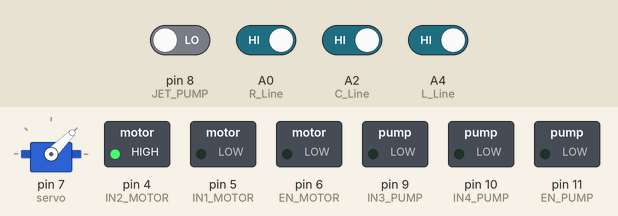
Bench run of a sketch on a simulated Arduino Uno, built with avr-gcc and run on an emulated ATmega328P. On the bench: servo, switched loads named in the sketch (green lamp = pin HIGH). The test bench sets the inputs (shaded band); at power-on: A0 (R_Line), A2 (C_Line), A4 (L_Line) HIGH, pin 8 (JET_PUMP) LOW. What the sketch prints to the serial monitor is not drawn.

Above: at 1.2 s.
1.3 s: A0 (R_Line) driven LOW
At 2.8 s:
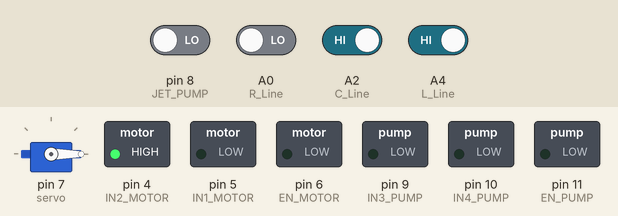
4.3 s: A4 (L_Line) driven LOW
At 6.8 s:
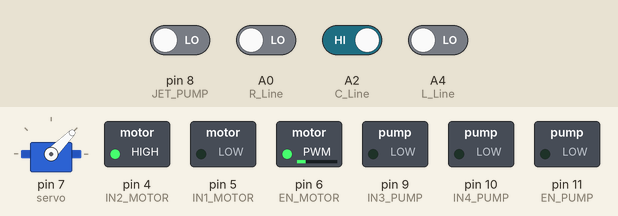
7.3 s: pin 8 (JET_PUMP) driven HIGH
At 7.9 s:
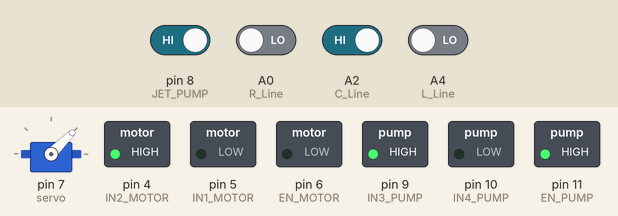
10.3 s: A0 (R_Line) driven HIGH
At 12.0 s:
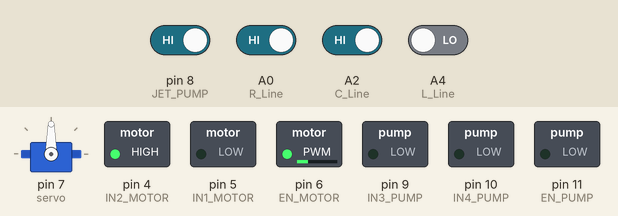
13.3 s: A4 (L_Line) driven HIGH
At 14.5 s:
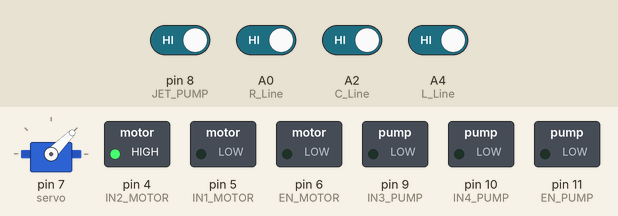
14.8 s: A4 (L_Line) driven LOW
At 15.8 s:
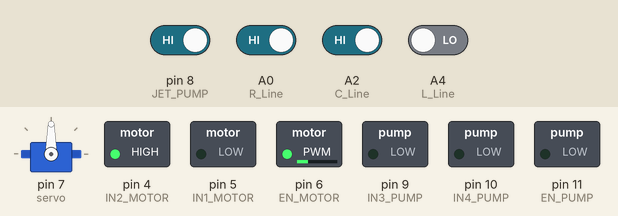
Timing chart, 0 to 17.3 s (numbered marks = the images above; inputs shaded):
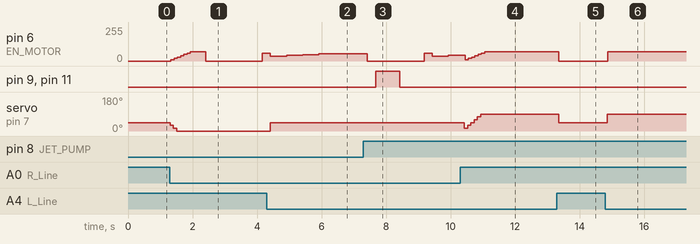

The sketch:

test.ino
```cpp
#include <Servo.h> //Servo 라이브러리

Servo servo;      // Servo 클래스로 servo객체 생성

// 모터속도인가변수 중앙, 우측, 좌측 순
int spd_c=30; int spd_r=0; int spd_l=0;

#define EN_MOTOR  6   // 모터의 Enable & PWM
#define IN1_MOTOR  5      // 구동 모터 제어선 IN1
#define IN2_MOTOR  4      // 구동 모터 제어선 IN2
#define JET_PUMP 8
#define IN3_PUMP 9 // 펌프 제어
#define IN4_PUMP 10
#define EN_PUMP 11 // 펌프 제어
#define ARD_DIST 3

//const int INTERRUPT_PIN = 2;  // 인터럽트 핀

int value = 45;
const int ANGLE = 45; // 다른 방향에서 직진으로 바뀔 때 돌아와야할 각도
int L_Line = A4;      // 왼쪽 라인트레이서 센서는 A4 핀에 연결
int C_Line = A2;      // 가운데 라인트레이서 센서는 A2 핀에 연결
int R_Line = A0;     // 오른쪽 라인트레이서 센서는 A0 핀에 연결

int SL = 0; int SC = 0; int SR = 0; // 라인트레이싱용 변수
int cnt=0; int cnt_r=0; int cnt_l=0;

int cnt_mov = 0;

void setup()
{
  Serial.begin(9600); // 시리얼 모니터 사용
  servo.attach(7);     //맴버함수인 attach : 핀 설정 digital 7
  servo.write(ANGLE); // 정면을 바라보는 각도값
  pinMode(EN_MOTOR,OUTPUT); // 모터 출력을 위한 설정
  pinMode(IN1_MOTOR,OUTPUT); // 모터 방향을 위한 설정
  pinMode(IN2_MOTOR,OUTPUT); // 모터 방향을 위한 설정
  pinMode(EN_PUMP,OUTPUT);  // 펌프 출력을 위한 설정
  pinMode(IN4_PUMP,OUTPUT);  // 펌프 출력을 위한 설정
  pinMode(IN3_PUMP,OUTPUT);
//  pinMode(ARD_DIST,OUTPUT);
  pinMode(JET_PUMP,INPUT);

  digitalWrite(IN4_PUMP,LOW);   // 멈춤
  digitalWrite(IN3_PUMP,LOW);
  digitalWrite(IN2_MOTOR,HIGH);  // 모터 정방향 회전
  digitalWrite(IN1_MOTOR,LOW);
}

void motor_speed(int spd)
{
  analogWrite(EN_MOTOR,spd);  // 모터 속도값 할당
}

void pump_on(int JET, int cnt_mov)
{
  JET = digitalRead(JET_PUMP);
  Serial.print("젯슨나노");
  Serial.println(JET);
  Serial.print("정지횟수 : ");
  Serial.println(cnt_mov);
  if(JET==1 && cnt_mov==1)
  {
    motor_speed(0);
    delay(250);
    digitalWrite(EN_PUMP,HIGH);
    digitalWrite(IN3_PUMP, HIGH);
    digitalWrite(IN4_PUMP, LOW);
    analogWrite(EN_PUMP, 255);
    delay(750);          // 모터 상태 업데이트
    digitalWrite(EN_PUMP,LOW);
    digitalWrite(IN4_PUMP,LOW);   //정지
    digitalWrite(IN3_PUMP,LOW);
    delay(750);
    motor_speed(60);
    delay(250);
  }

  else if(cnt_mov==1 && JET==0)
  {
    motor_speed(0);
    delay(250);
    delay(750);           // 모터 상태 업데이트
    digitalWrite(EN_PUMP,LOW);
    digitalWrite(IN4_PUMP,LOW);   //정지
    digitalWrite(IN3_PUMP,LOW);
    delay(750);
    motor_speed(60);
    delay(250);
  }

  else if(cnt_mov==2 && JET==1)
  {
    motor_speed(0);
    delay(250);
    digitalWrite(EN_PUMP,HIGH);
    digitalWrite(IN3_PUMP, HIGH);
    digitalWrite(IN4_PUMP, LOW);
    analogWrite(EN_PUMP, 255);
    delay(750);          // 모터 상태 업데이트
    digitalWrite(EN_PUMP,LOW);
    digitalWrite(IN4_PUMP,LOW);   //정지
    digitalWrite(IN3_PUMP,LOW);
    delay(750);
    motor_speed(60);
    delay(250);
  }
  else if(cnt_mov==2 && JET==0)
  {
    motor_speed(0);
    delay(250);
    delay(750);           // 모터 상태 업데이트
    digitalWrite(EN_PUMP,LOW);
    digitalWrite(IN4_PUMP,LOW);   //정지
    digitalWrite(IN3_PUMP,LOW);
    delay(750);
    motor_speed(60);
    delay(250);
  }
}

void loop()
{
  int L = digitalRead(L_Line);
  int C = digitalRead(C_Line);
  int R = digitalRead(R_Line);

  Serial.print("digital L : ");
  Serial.print(L);
  Serial.print(" C : ");
  Serial.print(C);
  Serial.print(" R : ");
  Serial.print(R);
  Serial.println(" 시작");

  int JET=0;
  if ( L == LOW && C == LOW && R == LOW ) // 0 0 0
  {
    L = SL; C = SC; R = SR;
  }

  if(L==LOW && C==HIGH && R==LOW) // 0 1 0
  {
    servo.write(ANGLE); //value값의 각도로 회전. ex) value가 90이라면 90도 회전
//    jet_on(JET);
    Serial.println("직진");

    cnt+=1;
    if(cnt>6)
    {
      motor_speed(0);
      cnt=0;
      spd_c=30;
      cnt_mov++;
      pump_on(JET, cnt_mov);
    }

    spd_c+=6;
    if(spd_c > 54)
    {
      spd_c = 54; //54
    }

    motor_speed(spd_c);
    delay(500);
//    pause(JET);
  }

  else if (L == LOW && R == HIGH ) // 0 0 1, 0 1 1 우
  {
    Serial.println("우회전");

    value+=15;
    if(value>ANGLE*2)
    {
      value = ANGLE*2;
    }

    servo.write(value); //value값의 각도로 회전. ex) value가 90이라면 90도 회전
    delay(20);
//    jet_on(JET);

    spd_r+=10;
    if(spd_r > 70)
    {
      spd_r=70;
    }

    motor_speed(spd_r);
    delay(80); //50

    if(cnt_r>10)
    {
      motor_speed(0);
      cnt_mov++;
      cnt_r=0;
      pump_on(JET, cnt_mov);
    }
  }

  else if (L == HIGH && R == LOW ) // 1 0 0, 1 1 0
  {
    Serial.println("좌회전");
    value-=15;
    if(value<0)
    {
      value = 0;
    }

    servo.write(value); //value값의 각도로 회전. ex) value가 90이라면 90도 회전
    delay(20);
//     jet_on(JET);
    cnt_l+=1;
    spd_l+=10; // 20
    if(spd_l > 70)
    {
      spd_l=70; //100
    }

    motor_speed(spd_l);
    delay(80); //50
    if(cnt_l>10)
    {
      motor_speed(0);
      cnt_l=0;
      cnt_mov++;
      pump_on(JET, cnt_mov);
    }
  }

  else if ( L == HIGH && C == HIGH && R == HIGH ) // 1 1 1
  {
    servo.write(ANGLE); //value값의 각도로 회전. ex) value가 90이라면 90도 회전
    Serial.println("정지");
    motor_speed(0);
    delay(100);
  }

  SL = L; SC = C; SR = R;
}
```

Measured:
- after the input at 1.3 s, pin 6 (EN_MOTOR): 0/255 → 10/255 at once, → 20/255 0.10 s later, → 30/255 0.10 s later, → 40/255 0.10 s later, … (9 changes in this stretch); servo on pin 7 (servo): 45° → 30° at once, → 15° 0.10 s later, → 0° 0.10 s later
- after the input at 4.3 s, servo on pin 7 (servo): 0° → 45° after 0.12 s
- after the input at 7.3 s, pin 9 (IN3_PUMP), pin 11 (EN_PUMP): LOW → HIGH after 0.38 s, → LOW 0.75 s later
- after the input at 10.3 s, servo on pin 7 (servo): 45° → 15° after 0.13 s, → 30° 0.10 s later, → 45° 0.10 s later, → 60° 0.10 s later, … (6 changes in this stretch)
- after the input at 13.3 s, pin 6 (EN_MOTOR): 70/255 → 0/255 after 0.05 s; servo on pin 7 (servo): 90° → 45° after 0.05 s
- after the input at 14.8 s, pin 6 (EN_MOTOR): 0/255 → 70/255 after 0.08 s; servo on pin 7 (servo): 45° → 90° after 0.06 s
